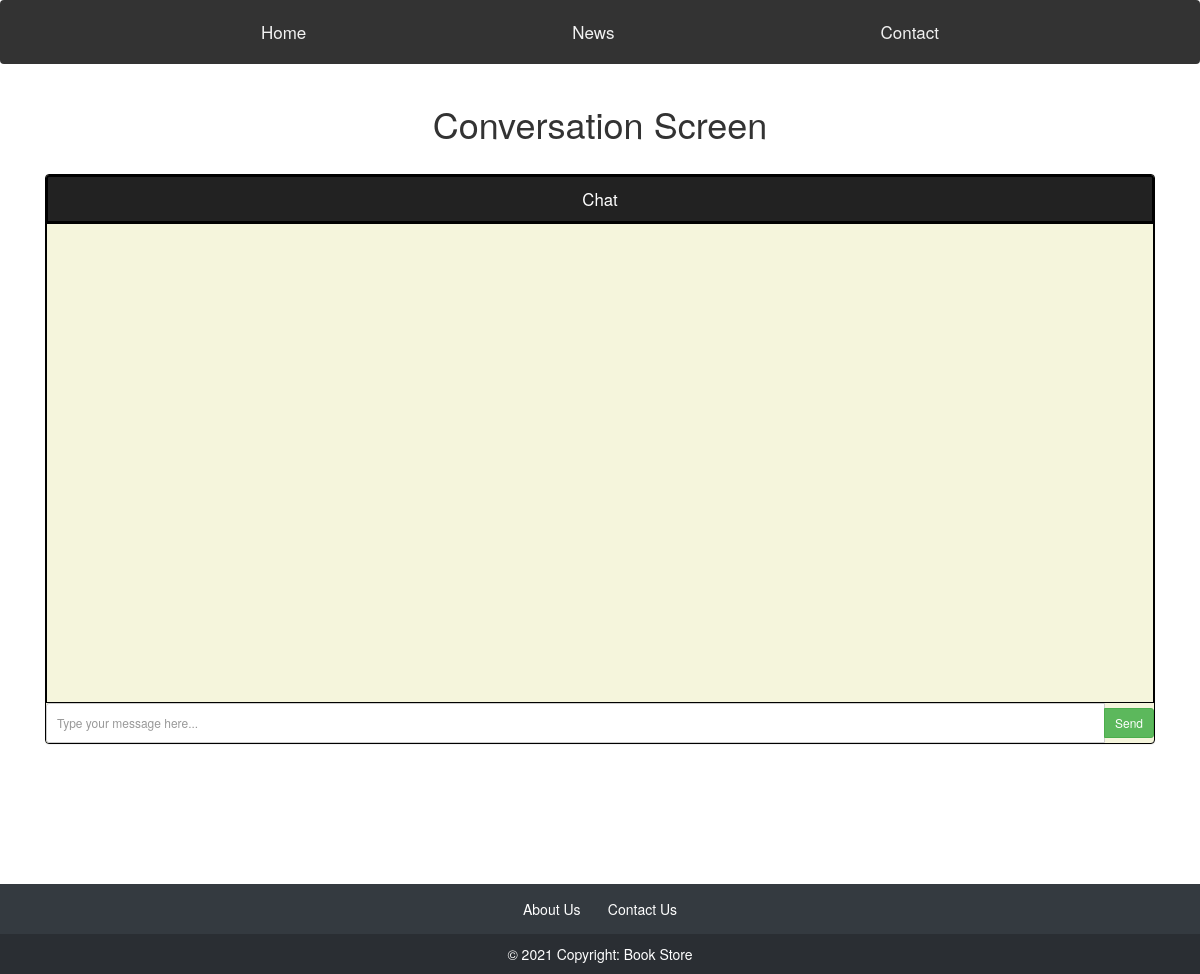
Before: /conversation.php?user=abc@xyz.z&contact_id=vmor@ks.cce&contact_name=name (signed in) with the older database file.
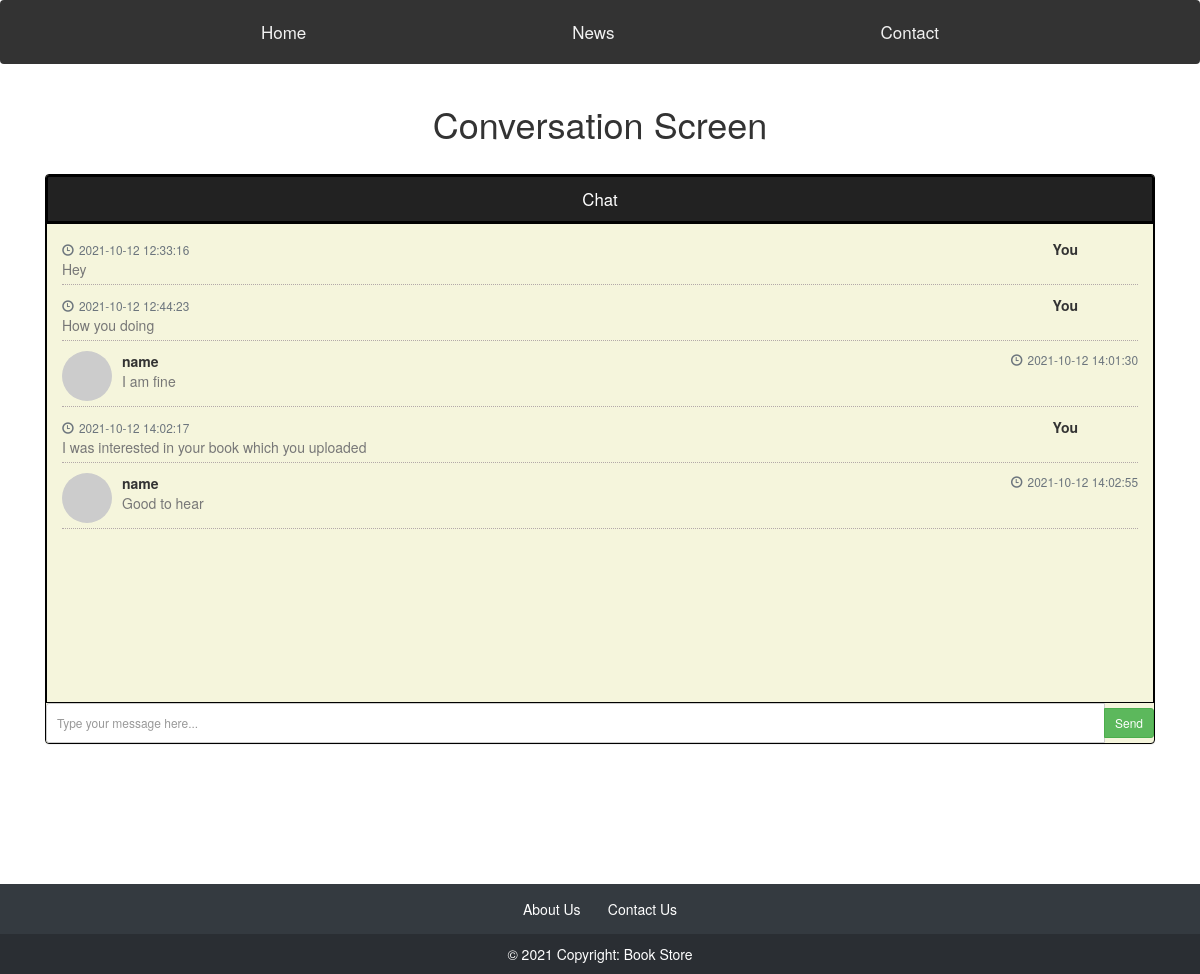
After: the same page with the newer database file.
### tables this page shows
CREATE TABLE IF NOT EXISTS `conversation` (
  `from` varchar(100) NOT NULL,
  `to` varchar(100) NOT NULL,
  `datetime` datetime NOT NULL,
  `message` varchar(255) NOT NULL
);

### conversation.php (the view, shortened to what this page needs)
<!doctype html>
<html lang="en">
<head>
    <link href="https://cdn.jsdelivr.net/npm/bootstrap@5.1.1/dist/css/bootstrap.min.css" rel="stylesheet">
    <link rel="stylesheet" href="https://stackpath.bootstrapcdn.com/font-awesome/4.7.0/css/font-awesome.min.css">
    <link rel="stylesheet" href="css/style.css">
    <link href="//netdna.bootstrapcdn.com/bootstrap/3.0.0/css/bootstrap.min.css" rel="stylesheet" id="bootstrap-css">
</head>
<body>
    <div class="navbar">
        <a href="index.php">Home</a>
        <a href="#news">News</a>
        <a href="#contact">Contact</a>
    </div>
    <div class="container">
        <h1 style="text-align:center">Conversation Screen</h1><br>
    <div class="row">
        <div class="col-md-12" >
            <div class="panel panel-primary"  style=" border:1px solid black; background-color:beige">
                <div class="panel-heading" style="text-align:center; font-size:1.2em; background-color:#222; border:2px solid black;">
                  Chat
                </div>
                <div class="panel-body"  style=" border:1px solid black;">
                    <ul class="chat">
<?php
$user = $_GET['user'];
$contact_id = $_GET['contact_id'];
$contact_name = $_GET['contact_name'];
$conn = mysqli_connect("localhost", "root", "", "bookstore");
$sql = "select * from conversation where `from`='$user' and `to`='$contact_id' or `from`='$contact_id' and `to`='$user' order by datetime";
$result = mysqli_query($conn, $sql);
$rows = mysqli_num_rows($result);
if($rows>0){
    while ($row = mysqli_fetch_assoc($result))
    {
    $from = $row['from'];
    $datetime = $row['datetime'];
    $message = $row['message'];
    if(strcmp($from, $user) == 0){
        echo'
        <li class="right clearfix"><span class="chat-img pull-right">
        </span>
            <div class="chat-body clearfix" >
                <div class="header">
                    <small class=" text-muted"><span class="glyphicon glyphicon-time"></span>'.$datetime.'</small>
                    <strong class="pull-right primary-font">You</strong>
                </div>
                <p>
                   '.$message.'
                </p>
            </div>
        </li>
        ';
    }
    else{
        echo '
        <li class="left clearfix"><span class="chat-img pull-left">
                            <img src="http://placehold.it/50/1e3f66/fff&text=user" alt="User Avatar" class="img-circle" />
                        </span>
                            <div class="chat-body clearfix">
                                <div class="header">
                                    <strong class="primary-font">'.$contact_name.'</strong> <small class="pull-right text-muted">
                                        <span class="glyphicon glyphicon-time"></span>'.$datetime.'</small>
                                </div>
                                <p>
                                   '.$message.'
                                </p>
                            </div>
                        </li>
        ';
    }
    }
}
echo'
                    </ul>
                </div>
                <?php
                <div class="panel-footer"  style=" border:1px solid black;">
                <form action="conversation.php?user='.$user.'&contact_id='.$contact_id.'&contact_name='.$contact_name.'" method="POST">
                    <div class="input-group">
                        <input id="btn-input" type="text" name="message" class="form-control input-sm" placeholder="Type your message here..." / required >
                        <span class="input-group-btn">
                            <button type="submit" class="btn btn-success btn-sm" id="btn-chat">
                                Send</button>
                        </span>
                    </div>
                    </form>
                </div>
                ';
                ?>
            </div>
        </div>
    </div>
    <footer class="bg-dark text-center text-white" style="margin-top:10%">
        <div class="container p-4 pb-0">
            <a href="">About Us</a>
            <a href="">Contact Us</a>
        </div>
        <div class="text-center p-3" style="background-color: rgba(0, 0, 0, 0.2);">
            ©  Copyright: Book Store
        </div>
    </footer>
</body>
</html>

### conversation.php (style rules this page uses)
a { text-decoration: none; color: #fff; }
a:link { color: #fff; }
body { margin: 150; }
.navbar { overflow: hidden; background-color: #333; position: sticky; z-index: 10; top: 0; width: 100%; }
.navbar a { float: left; display: block; color: #f2f2f2; text-align: center; padding: 14px 16px; text-decoration: none; font-size: 17px; }
.chat { list-style: none; margin: 0; padding: 0; }
.chat li { margin-bottom: 10px; padding-bottom: 5px; border-bottom: 1px dotted #B3A9A9; }
.chat li.left .chat-body { margin-left: 60px; }
.chat li.right .chat-body { margin-right: 60px; }
.chat li .chat-body p { margin: 0; color: #777777; }
.panel .slidedown .glyphicon, .chat .glyphicon { margin-right: 5px; }
.panel-body { overflow-y: scroll; height: 60vh; }

Changed rows visible on the page:
added conversation: datetime "2021-10-12 12:33:16", message "Hey"
added conversation: datetime "2021-10-12 12:44:23", message "How you doing"
added conversation: datetime "2021-10-12 14:01:30", message "I am fine"
added conversation: datetime "2021-10-12 14:02:17", message "I was interested in your book which you uploaded"
added conversation: datetime "2021-10-12 14:02:55", message "Good to hear"
